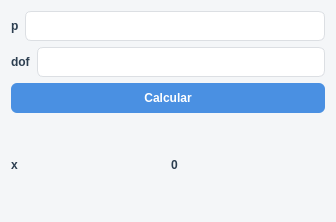
<?xml version="1.0" encoding="UTF-8"?>
<ui version="4.0">
 <class>Integracion_Inversa</class>
 <widget class="QDialog" name="Integracion_Inversa">
  <property name="geometry">
   <rect>
    <x>0</x>
    <y>0</y>
    <width>336</width>
    <height>222</height>
   </rect>
  </property>
  <property name="windowTitle">
   <string>Integración Inversa</string>
  </property>
  <property name="styleSheet">
   <string notr="true">/* Fondo general del diálogo */
QDialog {
    background-color: #f4f6f8;
    font-family: &quot;Segoe UI&quot;;
    font-size: 10pt;
}

/* Etiquetas */
QLabel {
    color: #2c3e50;
    font-weight: 500;
}

/* Campos de texto */
QLineEdit {
    background-color: #ffffff;
    border: 1px solid #dcdfe3;
    border-radius: 6px;
    padding: 6px 8px;
    selection-background-color: #4a90e2;
    selection-color: white;
}

QLineEdit:focus {
    border: 1px solid #4a90e2;
}

/* Botones */
QPushButton {
    background-color: #4a90e2;
    color: white;
    border: none;
    border-radius: 6px;
    padding: 8px 14px;
    font-weight: 500;
}

QPushButton:hover {
    background-color: #3b7dc4;
}

QPushButton:pressed {
    background-color: #2f5f94;
}

QPushButton:disabled {
    background-color: #cfd6dd;
    color: #7a8a99;
}</string>
  </property>
  <layout class="QGridLayout" name="gridLayout">
   <item row="0" column="0">
    <layout class="QVBoxLayout" name="verticalLayout">
     <item>
      <layout class="QHBoxLayout" name="horizontalLayout">
       <item>
        <widget class="QLabel" name="label_p">
         <property name="text">
          <string>p</string>
         </property>
        </widget>
       </item>
       <item>
        <widget class="QLineEdit" name="lineEdit_p"/>
       </item>
      </layout>
     </item>
     <item>
      <layout class="QHBoxLayout" name="horizontalLayout_2">
       <item>
        <widget class="QLabel" name="label_dof">
         <property name="text">
          <string>dof</string>
         </property>
        </widget>
       </item>
       <item>
        <widget class="QLineEdit" name="lineEdit_dof"/>
       </item>
      </layout>
     </item>
     <item>
      <widget class="QPushButton" name="pushButton">
       <property name="text">
        <string>Calcular</string>
       </property>
      </widget>
     </item>
     <item>
      <layout class="QHBoxLayout" name="horizontalLayout_3">
       <item>
        <widget class="QLabel" name="label_x">
         <property name="text">
          <string>x</string>
         </property>
        </widget>
       </item>
       <item>
        <widget class="QLabel" name="label_resultado">
         <property name="text">
          <string>0</string>
         </property>
        </widget>
       </item>
      </layout>
     </item>
    </layout>
   </item>
  </layout>
 </widget>
 <resources/>
 <connections/>
</ui>
